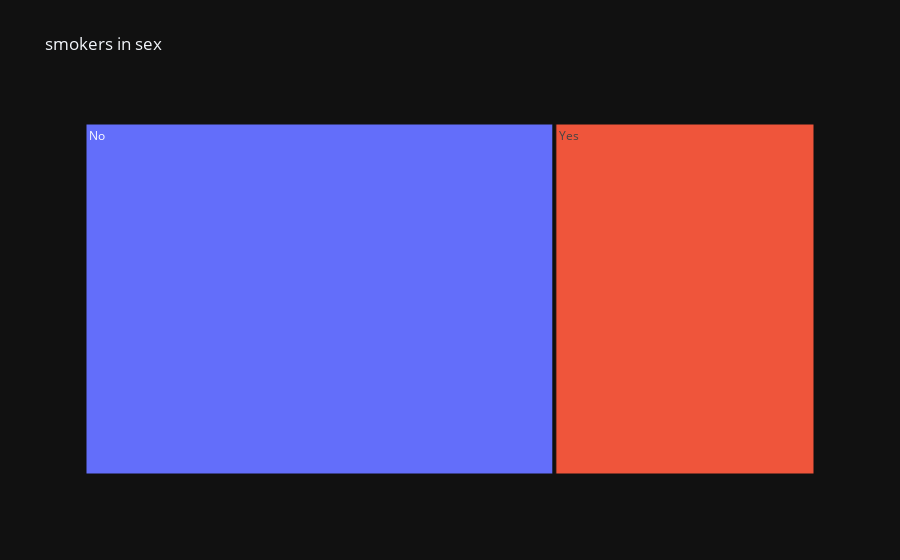

The notebook cell this image was saved under:
### Code cell
#treemap
px.treemap(data, path=['smoker'], values='size', title='smokers in sex', template='plotly_dark')

### Figure 1 — Plotly figure (JSON) as saved in the notebook; plotly's stock layout.template omitted (floating-point values rounded to 4 significant figures)
{"data": [{"branchvalues": "total", "domain": {"x": [0, 1], "y": [0, 1]}, "hovertemplate": "labels=%{label}<br>size=%{value}<br>parent=%{parent}<br>id=%{id}<extra></extra>", "ids": ["Yes", "No"], "labels": ["Yes", "No"], "name": "", "parents": ["", ""], "type": "treemap", "values": [224, 403]}], "layout": {"autosize": true, "legend": {"tracegroupgap": 0}, "title": {"text": "smokers in sex"}}}
